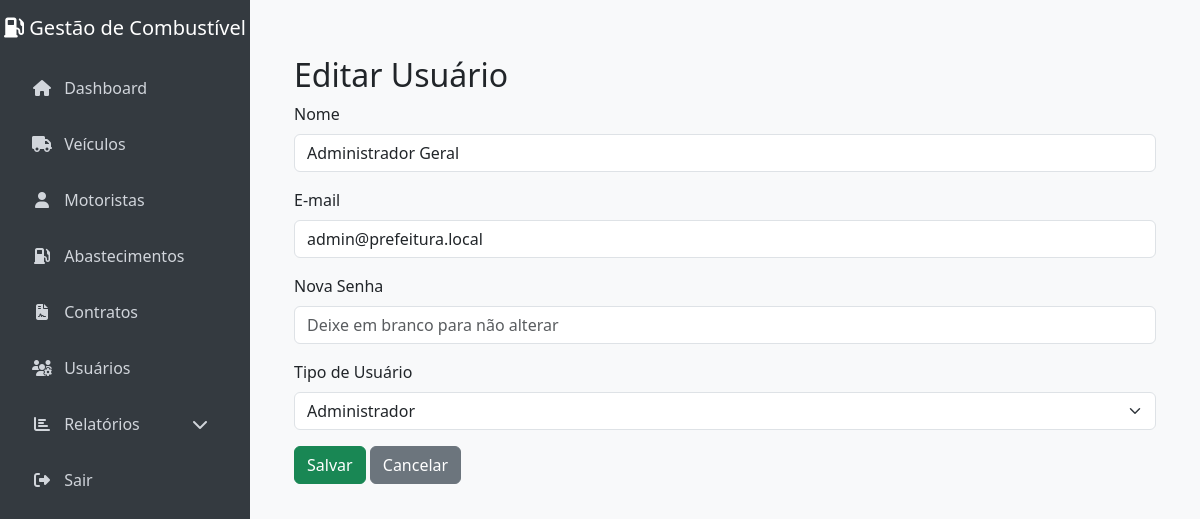
The page /usuarios/1/editar (signed in) on the database its author committed.
### database.py (models this page shows, shortened)
class User(db.Model):
    __tablename__ = 'user'
    id = db.Column(db.Integer, primary_key=True)
    nome = db.Column(db.String(100), nullable=False)
    email = db.Column(db.String(120), unique=True, nullable=False)
    senha_hash = db.Column(db.String(128), nullable=False)
    tipo = db.Column(db.String(20), nullable=False)  # 'admin' ou 'departamento'
    setor = db.Column(db.String(100), nullable=True)  # Null para admin, obrigatório para usuário de departamento
    data_criacao = db.Column(db.DateTime, default=datetime.utcnow, nullable=False)

### app.py (the view, shortened to what this page needs)
@app.route("/usuarios/<int:user_id>/editar", methods=["GET", "POST"])
def editar_usuario(user_id):
    if "usuario" not in session:
        return redirect(url_for("login"))
    usuario = User.query.get_or_404(user_id)
    return render_template("editar_usuario.html", usuario=usuario)

### templates/editar_usuario.html (shortened to what this page needs)
{% extends 'base.html' %}
{% block content %}
<div class="container mt-4">
    <h2>Editar Usuário</h2>
    <form method="post">
        <div class="mb-3">
            <label for="nome" class="form-label">Nome</label>
            <input type="text" class="form-control" id="nome" name="nome" value="{{ usuario.nome }}" required>
        </div>
        <div class="mb-3">
            <label for="email" class="form-label">E-mail</label>
            <input type="email" class="form-control" id="email" name="email" value="{{ usuario.email }}" required>
        </div>
        <div class="mb-3">
            <label for="senha" class="form-label">Nova Senha</label>
            <input type="password" class="form-control" id="senha" name="senha" placeholder="Deixe em branco para não alterar">
        </div>
        <div class="mb-3">
            <label for="tipo" class="form-label">Tipo de Usuário</label>
            <select class="form-select" id="tipo" name="tipo" required onchange="document.getElementById('setor-div').style.display = this.value === 'departamento' ? 'block' : 'none';">
                <option value="admin" {% if usuario.tipo == 'admin' %}selected{% endif %}>Administrador</option>
            </select>
        </div>
        <button type="submit" class="btn btn-success">Salvar</button>
        <a href="{{ url_for('usuarios') }}" class="btn btn-secondary">Cancelar</a>
    </form>
</div>
{% endblock %}

### templates/base.html (style rules this page uses)
body { background-color: #f8f9fa; }

### rows shown on the page
User: nome "Administrador Geral", email "admin@prefeitura.local", tipo "Administrador"
